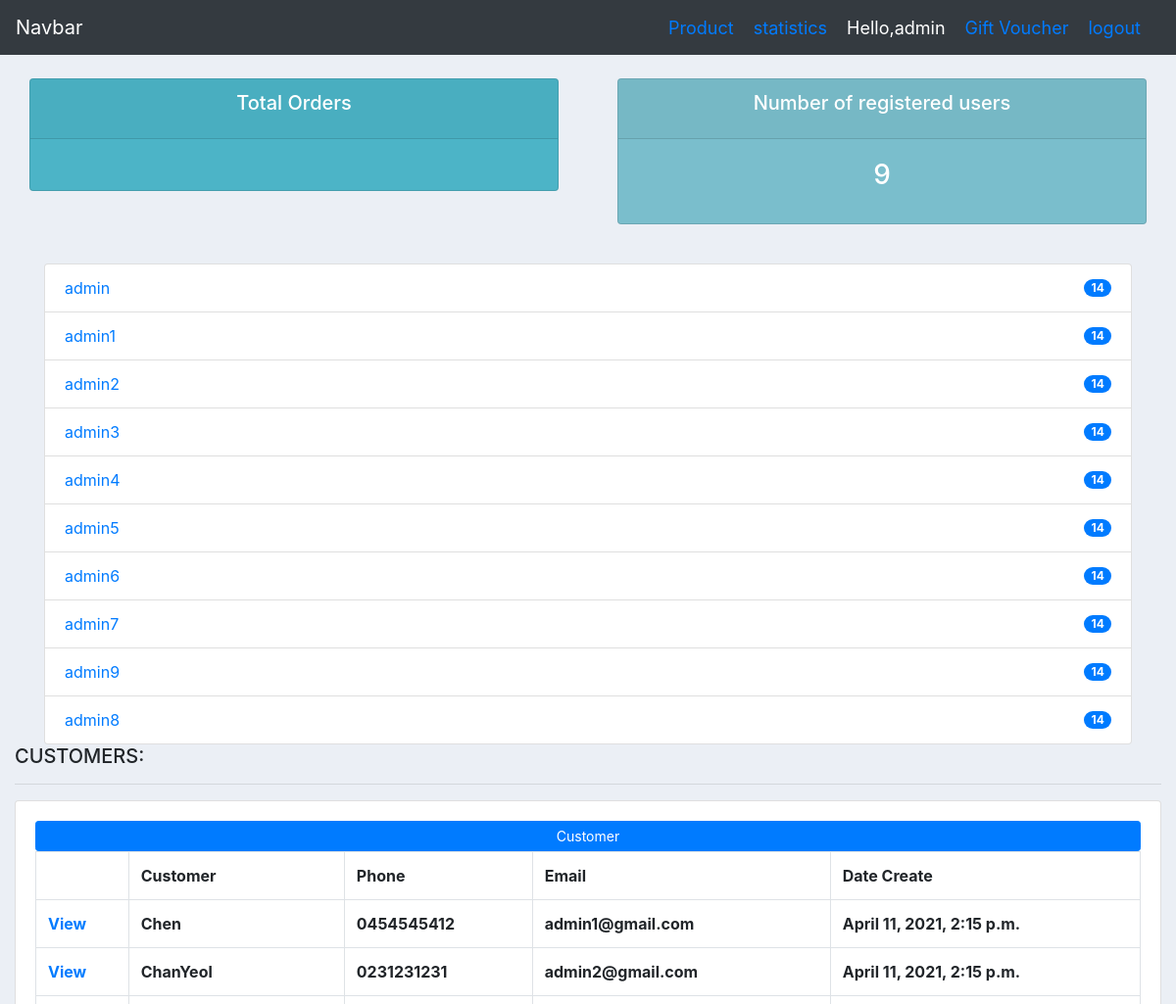
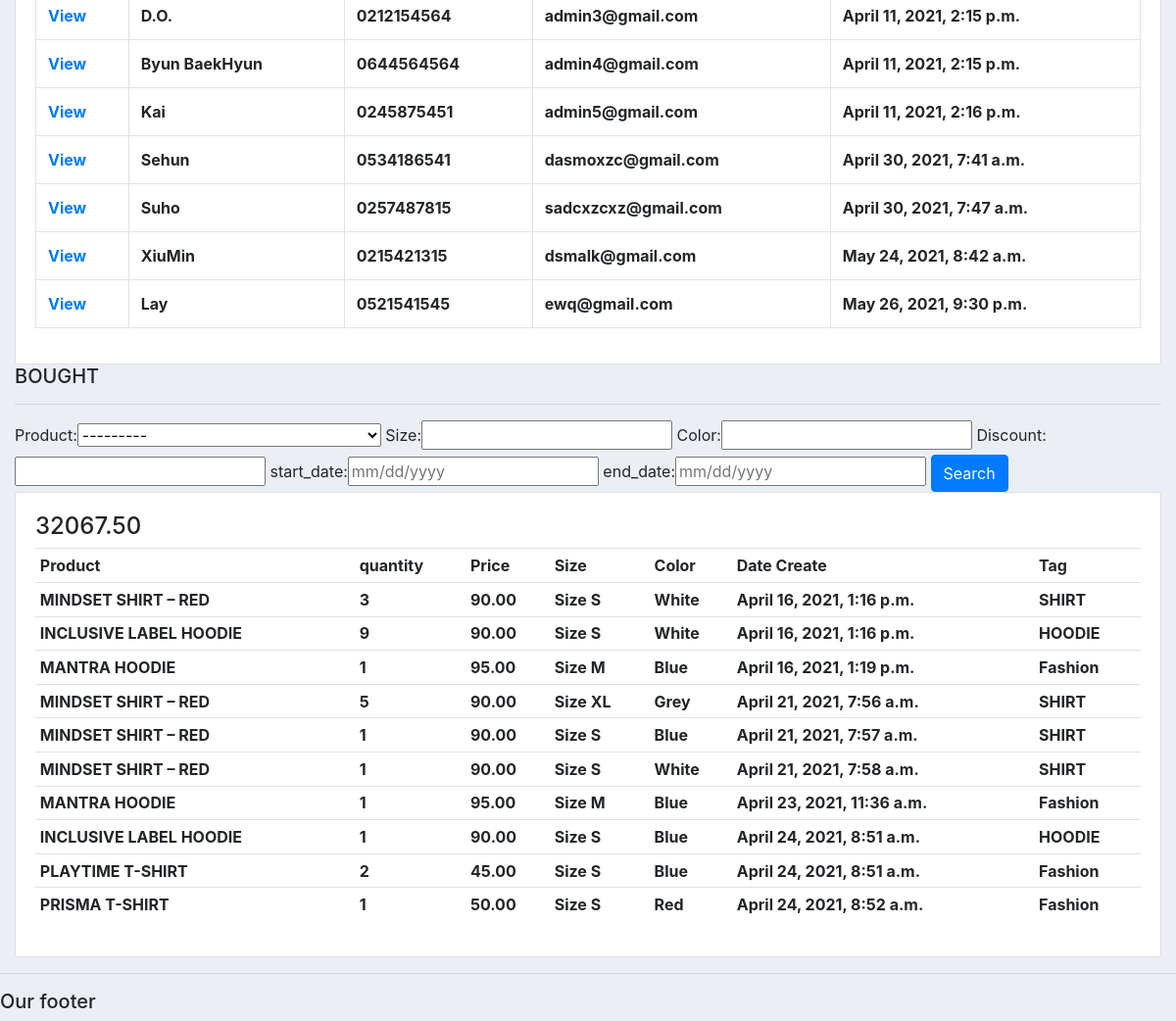
The app's page / (signed in) with its own data (2 pictures, top to bottom).
### chat/models.py (models this page shows, shortened)
class Room(models.Model):
    nameRoom = models.ForeignKey(User,on_delete=models.CASCADE)

### ecom/models.py (models this page shows, shortened)
class Customer(models.Model):
    user = models.OneToOneField(User, null =True,blank=True, on_delete=models.CASCADE)
    name = models.CharField(max_length=200,null=True)
    phone = models.CharField(max_length=200,null=True)
    email = models.CharField(max_length=200,null=True)
    profile_pic = models.ImageField(default="null" ,null=True, blank=True)
    date_created = models.DateTimeField(auto_now_add=True,null=True)

class Data(models.Model):
    product = models.ForeignKey(Product, on_delete=models.SET_NULL, null=True)
    dataOrder = models.ForeignKey(DataOrder, on_delete=models.SET_NULL, null=True)
    date_complete = models.DateTimeField(auto_now_add=True)
    complete = models.BooleanField(default=False)
    quantity = models.IntegerField(default=0, null=True, blank=True)
    size = models.CharField(max_length=100, null=True)
    color = models.CharField(max_length=100, null=True)
    discount = models.DecimalField(default=0.0,decimal_places=2,max_digits=3)

class Product(models.Model):
    TYPE = (
        ('Men', 'Men'),
        ('Women', 'Women'),
        ('Bag', 'Bag'),
        ('Shoes', 'Shoes'),
        ('Watches', 'Watches'),
    )
    TAGS = (
        ('HOODIE','HOODIE'),
        ('SHIRT','SHIRT'),
        ('Fashion', 'Fashion'),
        ('Lifestyle', 'Lifestyle'),
        ('Denim', 'Denim'),
        ('Streetstyle', 'Streetstyle'),
        ('Crafts', 'Crafts'),
    )
    SIZE = (
        ('S', 'S'),
        ('M', 'M'),
        ('L', 'L'),
        ('XL', 'XL'),
        ('XXL', 'XXL'),
    )
    name     = models.CharField(max_length=200,null=True)
    priceFilter    = models.IntegerField(   null=True)
    price    = models.DecimalField(max_digits=8,null=True,decimal_places=2)
    favorite = models.CharField(max_length=200, default=0,null=True,blank=True)
    type     = models.CharField(max_length=200,null=True,choices=TYPE)
    description =models.CharField(max_length=200,null=True,blank=True)
    date_created =models.DateTimeField(auto_now_add=True,null=True)
    tag      = models.CharField(max_length=200,null=True,choices=TAGS)
    images1  = models.ImageField(default="null",null=True, blank=True)
    images2  = models.ImageField(default="null",null=True, blank=True)
    images3  = models.ImageField(default="null",null=True, blank=True)
    widthS   = models.FloatField(null=True)
    heightS   = models.FloatField(null=True)
    sleeveS   = models.FloatField(null=True)
    shoulderS = models.FloatField(null=True)
    widthM    = models.FloatField(null=True)
    heightM   = models.FloatField(null=True)
    sleeveM   = models.FloatField(null=True)
    shoulderM = models.FloatField(null=True)
    widthL    = models.FloatField(null=True)
    heightL   = models.FloatField(null=True)
    sleeveL   = models.FloatField(null=True)
    shoulderL = models.FloatField(null=True)
    widthXL    = models.FloatField(null=True)
    heightXL   = models.FloatField(null=True)
    sleeveXL   = models.FloatField(null=True)
    shoulderXL = models.FloatField(null=True)
    widthXXL    = models.FloatField(null=True)
    heightXXL   = models.FloatField(null=True)
    sleeveXXL   = models.FloatField(null=True)
    shoulderXXL = models.FloatField(null=True)
    amout = models.IntegerField(default= 100,null=True, blank=True)
    cost = models.DecimalField(default=30.0,max_digits=8,null=True,decimal_places=2)
    def __str__(self):
        return self.name

### ecom/decorators.py (the view)
    def wrapper_function(request, *args, **kwargs):
        group = None
        if request.user.groups.exists():
            group = request.user.groups.all()[0].name
            print('group', group)
        if group == 'customer':
            return redirect('user-page')
        elif group == 'admin':
            return view_func(request, *args, **kwargs)

### ecom/templates/admin/dashboard.html
{%  extends 'admin/mainadmin.html' %}
{% block content %}
{%  include 'admin/status.html' %}
<br>
<div class="container">
	<ul class="list-group">
		{% for room in room%}
		<li class="list-group-item d-flex justify-content-between align-items-center">
		  <a href="{% url 'chat:chat' room.nameRoom %}">{{room.nameRoom}}</a>
		  <span class="badge badge-primary badge-pill">14</span>
		</li>
		{% endfor %}
	</ul>
</div>
<div class="row">
	<div class="col-md-12">
		<h5>CUSTOMERS:</h5>
		<hr>
		<div class="card card-body">
			<a class="btn btn-primary  btn-sm btn-block" href="">Customer</a>
			<table class="table table-bordered">
				<tr>
					<th></th>
					<th>Customer</th>
					<th>Phone</th>
					<th>Email</th>
					<th>Date Create</th>
				</tr>
				{% for customer in customer %}
				<tr>
					<th><a href="{% url 'dashboard:customer' customer.id %}">View</a> </th>
					<th>{{customer.name}}</th>
					<th>{{customer.phone}}</th>
					<th>{{customer.email}}</th>
					<th>{{customer.date_created}}</th>
				</tr>
				{% endfor %}
			</table>
		</div>
	</div>
	<div class="col-md-12">
		<h5>BOUGHT</h5>
		<hr>
		<form method="get">
			{{myFilter.form}}
			<button class="btn btn-primary" type="submit">Search</button>
		</form>
		<div class="card card-body">
			<h4>{{total}}</h4>
			<table class="table table-sm">
				<tr>
					<th>Product</th>
					<th>quantity</th>
					<th>Price</th>
					<th>Size</th>
					<th>Color</th>
					<th>Date Create</th>
					<th>Tag</th>
				</tr>
		        {% for item in data %}
				<tr>
					<th>{{item.product.name}}</th>
					<th>{{item.quantity}}</th>
					<th>{{item.product.price}}</th>
					<th>{{item.size}}</th>
					<th>{{item.color}}</th>
					<th>{{item.date_complete}}</th>
					<th>{{item.product.tag}}</th>
				</tr>
				{% endfor %}
			</table>
		</div>
	</div>
</div>
{% endblock %}

### ecom/templates/admin/navbar.html (shortened to what this page needs)
{% load static %}
<nav class="navbar navbar-expand-lg navbar-dark bg-dark">
  <a class="navbar-brand" href="#">Navbar</a>
  <span class="hello-msg"><a href="{% url 'dashboard:productAdmin' %}">Product</a></span>
  <span class="hello-msg"><a href="{% url 'dashboard:statistics' %}">statistics</a></span>
  <span class="hello-msg">Hello,{{request.user}}</span>
  <span class="hello-msg" ><a href="{% url 'dashboard:giftVoucher' %}">Gift Voucher</a></span>
  <span class="hello-msg"><a href="{%url 'logout' %}">logout</a></span>
</nav>

### ecom/templates/admin/mainadmin.html (style rules this page uses)
body { background-color: #ebeff5; }

### ecom/templates/admin/navbar.html (style rules this page uses)
.hello-msg { font-size: 18px; color: #fff; margin-right: 20px; }

### records on screen
Room: nameRoom "admin"
Room: nameRoom "admin1"
Room: nameRoom "admin2"
Room: nameRoom "admin3"
Room: nameRoom "admin4"
Room: nameRoom "admin5"
Room: nameRoom "admin6"
Room: nameRoom "admin7"
Room: nameRoom "admin9"
Room: nameRoom "admin8"
Customer: name "Chen", phone "0454545412", email "admin1@gmail.com", date_created "April 11, 2021, 2:15 p.m."
Customer: name "ChanYeol", phone "0231231231", email "admin2@gmail.com", date_created "April 11, 2021, 2:15 p.m."
Customer: name "D.O.", phone "0212154564", email "admin3@gmail.com", date_created "April 11, 2021, 2:15 p.m."
Customer: name "Byun BaekHyun", phone "0644564564", email "admin4@gmail.com", date_created "April 11, 2021, 2:15 p.m."
Customer: name "Kai", phone "0245875451", email "admin5@gmail.com", date_created "April 11, 2021, 2:16 p.m."
Customer: name "Sehun", phone "0534186541", email "dasmoxzc@gmail.com", date_created "April 30, 2021, 7:41 a.m."
Customer: name "Suho", phone "0257487815", email "sadcxzcxz@gmail.com", date_created "April 30, 2021, 7:47 a.m."
Customer: name "XiuMin", phone "0215421315", email "dsmalk@gmail.com", date_created "May 24, 2021, 8:42 a.m."
Customer: name "Lay", phone "0521541545", email "ewq@gmail.com", date_created "May 26, 2021, 9:30 p.m."
Data: product.name "MINDSET SHIRT – RED", quantity "3", product.price "90.00", size "Size S", color "White", date_complete "April 16, 2021, 1:16 p.m.", product.tag "SHIRT"
Data: product.name "INCLUSIVE LABEL HOODIE", quantity "9", product.price "90.00", size "Size S", color "White", date_complete "April 16, 2021, 1:16 p.m.", product.tag "HOODIE"
Data: product.name "MANTRA HOODIE", quantity "1", product.price "95.00", size "Size M", color "Blue", date_complete "April 16, 2021, 1:19 p.m.", product.tag "Fashion"
Data: product.name "MINDSET SHIRT – RED", quantity "5", product.price "90.00", size "Size XL", color "Grey", date_complete "April 21, 2021, 7:56 a.m.", product.tag "SHIRT"
Data: product.name "MINDSET SHIRT – RED", quantity "1", product.price "90.00", size "Size S", color "Blue", date_complete "April 21, 2021, 7:57 a.m.", product.tag "SHIRT"
Data: product.name "MINDSET SHIRT – RED", quantity "1", product.price "90.00", size "Size S", color "White", date_complete "April 21, 2021, 7:58 a.m.", product.tag "SHIRT"
Data: product.name "MANTRA HOODIE", quantity "1", product.price "95.00", size "Size M", color "Blue", date_complete "April 23, 2021, 11:36 a.m.", product.tag "Fashion"
Data: product.name "INCLUSIVE LABEL HOODIE", quantity "1", product.price "90.00", size "Size S", color "Blue", date_complete "April 24, 2021, 8:51 a.m.", product.tag "HOODIE"
Data: product.name "PLAYTIME T-SHIRT", quantity "2", product.price "45.00", size "Size S", color "Blue", date_complete "April 24, 2021, 8:51 a.m.", product.tag "Fashion"
Data: product.name "PRISMA T-SHIRT", quantity "1", product.price "50.00", size "Size S", color "Red", date_complete "April 24, 2021, 8:52 a.m.", product.tag "Fashion"

### other values on screen
{{ request.user }} "admin"
{{ numberUser }} "9"
{{ total }} "32067.50"
